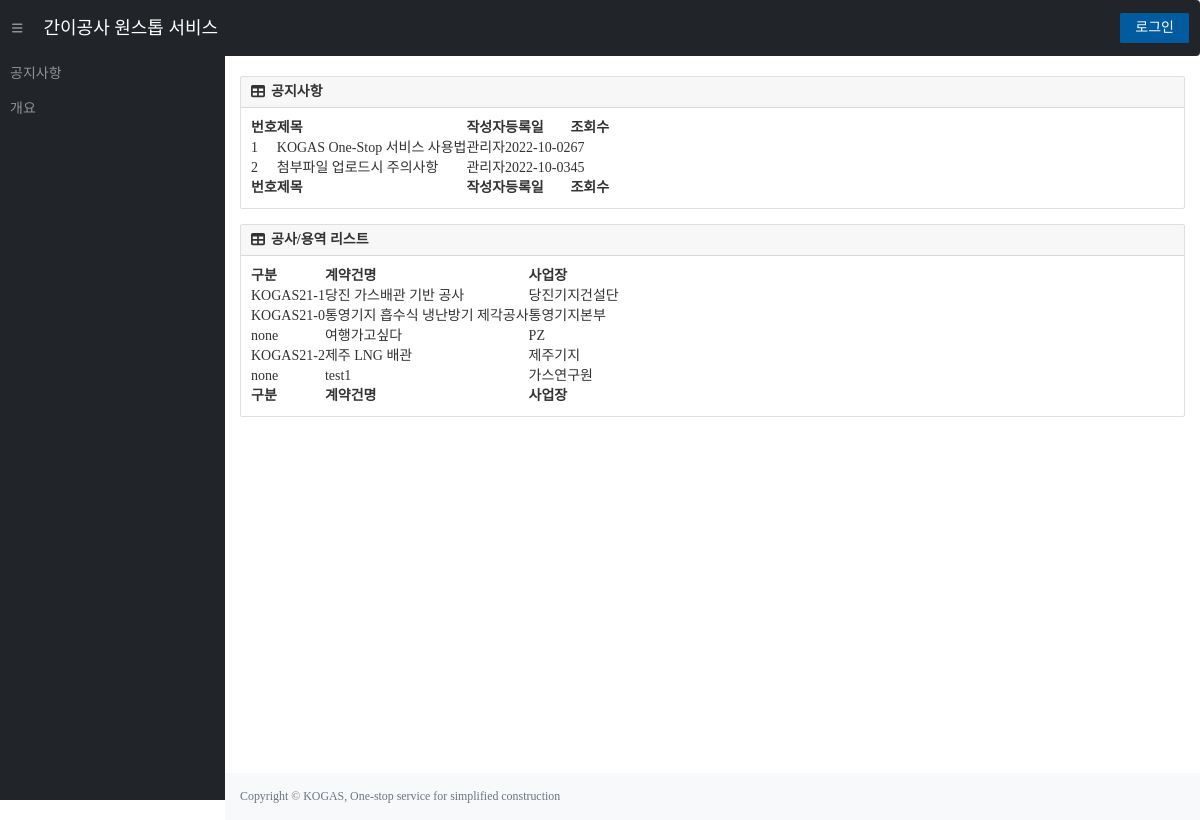
The app's page /, older data.
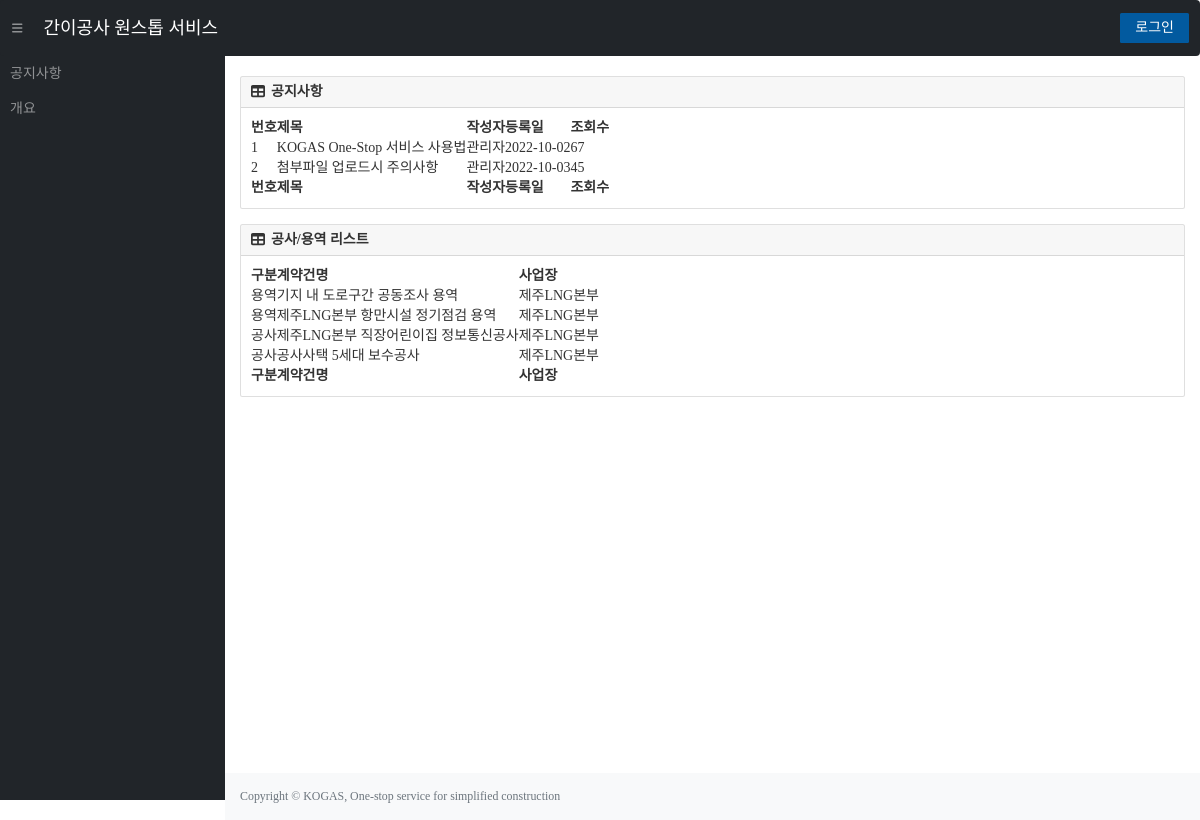
The same page, newer data.
### tables this page shows
CREATE TABLE "constructionList" (
	"contractNum"	TEXT UNIQUE,
	"title"	TEXT,
	"department"	TEXT,
	"company"	TEXT,
	"supervisor"	TEXT,
	"s_contact"	TEXT,
	"contractAmount"	NUMERIC,
	"deposit_rate"	NUMERIC,
	"fault_rate"	NUMERIC,
	"progress"	INTEGER,
	"s_position"	TEXT,
	"s_email"	TEXT,
	"class_code"	TEXT,
	"budget_course"	TEXT,
	"start_date"	TEXT,
	"contract_completion"	TEXT,
	"real_completion"	TEXT,
	"summary"	TEXT,
	"company2"	TEXT,
	"company2_amount"	NUMERIC,
	"company3"	TEXT,
	"company3_amount"	NUMERIC,
	PRIMARY KEY("contractNum")
);

### app.py (the view)
@app.route('/')
def index():
    con = sqlite3.connect(path.join(ROOT, 'KOGAS.db'))
    cur = con.cursor()
    sql = f"SELECT * FROM constructionList"
    cur.execute(sql)
    list = cur.fetchall()
    list = sorted(list, key=lambda x : x[0], reverse=True)
    session['logFlag_b'] = False
    session['contractNum'] = False
    return render_template('index.html',supervisor=session.get('supervisor'), login=session.get('logFlag'), constructionList=list)

### templates/index.html (shortened to what the changed rows need)
<!DOCTYPE html>
<html lang="ko">
<head>
    <link href="https://cdn.jsdelivr.net/npm/simple-datatables@latest/dist/style.css" rel="stylesheet" />
    <link rel="stylesheet" href="{{ url_for('static', filename='css/main.css') }}">|
    <link rel="stylesheet" href="{{ url_for('static', filename='css/modal.css') }}">
    <link rel="stylesheet" href="http://maxcdn.bootstrapcdn.com/bootstrap/3.3.6/css/bootstrap.min.css">
</head>
<body class="sb-nav-fixed">
    <div id="layoutSidenav">
        <div id="layoutSidenav_content">
            <main>
                <div class="container-fluid px-4">
                    {% block main %}
                    <div class="card mb-4">
                        <div class="card-body">
                            <table id="datatablesSimple1">
                                <thead>
                                    <tr>
                                        <th>번호</th>
                                        <th>제목</th>
                                        <th>작성자</th>
                                        <th>등록일</th>
                                        <th>조회수</th>
                                    </tr>
                                </thead>
                                <tfoot>
                                    <tr>
                                        <th>번호</th>
                                        <th>제목</th>
                                        <th>작성자</th>
                                        <th>등록일</th>
                                        <th>조회수</th>
                                    </tr>
                                </tfoot>
                            </table>
                        </div>
                    </div>
                    <div class="card mb-4">
                        <div class="card-body">
                            <table id="datatablesSimple2">
                                <thead>
                                    <tr>
                                        <th>구분</th>
                                        <th>계약건명</th>
                                        <th>사업장</th>
                                    </tr>
                                </thead>
                                <tfoot>
                                    <tr>
                                        <th>구분</th>
                                        <th>계약건명</th>
                                        <th>사업장</th>
                                    </tr>
                                </tfoot>
                                <tbody>
                                    {% for construction in constructionList %}
                                    <tr onclick="location.href='/pr/{{construction[0]}}';" style="cursor:pointer;">
                                        <td>{{construction[12]}}</td>
                                        <td>{{construction[1]}}</td>
                                        <td>{{construction[2]}}</td>
                                    </tr>
                                    {% endfor %}
                                </tbody>
                            </table>
                        </div>
                    </div>
                    {% endblock %}
                </div>
            </main>
        </div>
    </div>
</body>
</html>

Row changes from the older to the newer data that the page shows:
removed constructionList: class_code "KOGAS21-1", title "당진 가스배관 기반 공사", department "당진기지건설단"
removed constructionList: class_code "KOGAS21-0", title "통영기지 흡수식 냉난방기 제각공사", department "통영기지본부"
removed constructionList: class_code "none", title "test1", department "가스연구원"
added constructionList: class_code "용역", title "기지 내 도로구간 공동조사 용역", department "제주LNG본부"
added constructionList: class_code "용역", title "제주LNG본부 항만시설 정기점검 용역", department "제주LNG본부"
changed constructionList: class_code "none" → "공사"; title "여행가고싶다" → "제주LNG본부 직장어린이집 정보통신공사"; department "PZ" → "제주LNG본부"
changed constructionList: class_code "KOGAS21-2" → "공사"; title "제주 LNG 배관" → "공사사택 5세대 보수공사"; department "제주기지" → "제주LNG본부"
